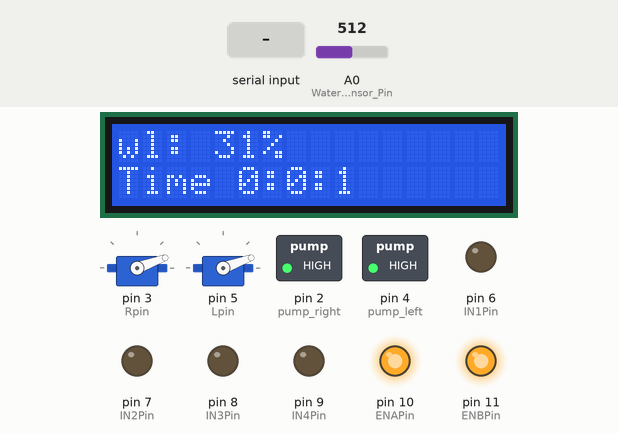
The sketch below on a simulated Arduino Uno, built with avr-gcc and run on an emulated ATmega328P. Parts: 16×2 character LCD, 2 × servo, switched loads named in the sketch (green lamp = pin HIGH), output pins drawn as LEDs (lit = HIGH). The inputs (shaded band) are chosen by the test bench; at power-on: A0 (Water_level_Sensor_Pin) = 512. What the sketch prints to the serial monitor is not drawn.

Above: at 1.3 s.
1.4 s: "1" received over Serial
5.5 s: "s" received over Serial
At 7.3 s:
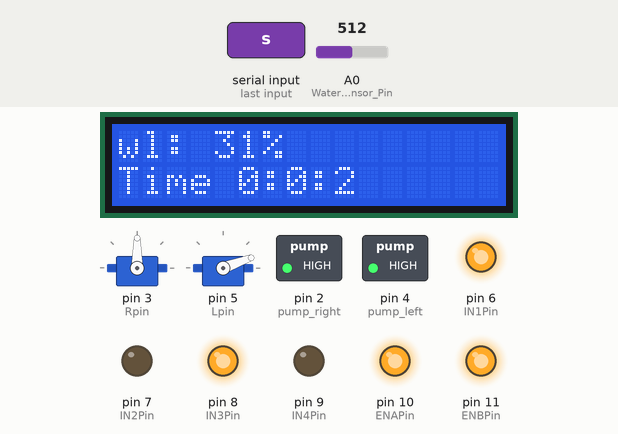
7.7 s: "w" received over Serial
At 9.5 s:
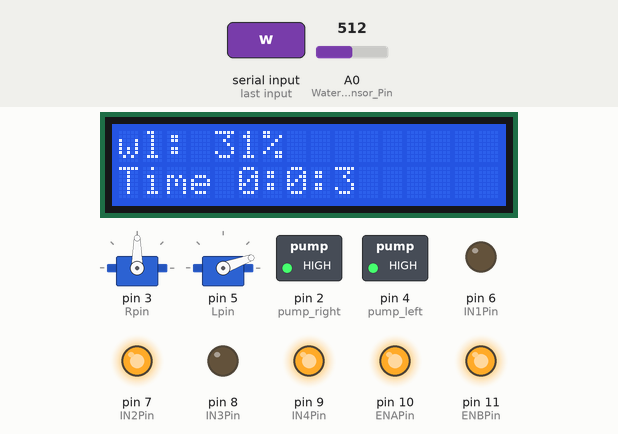
11.8 s: "d" received over Serial
At 13.5 s:
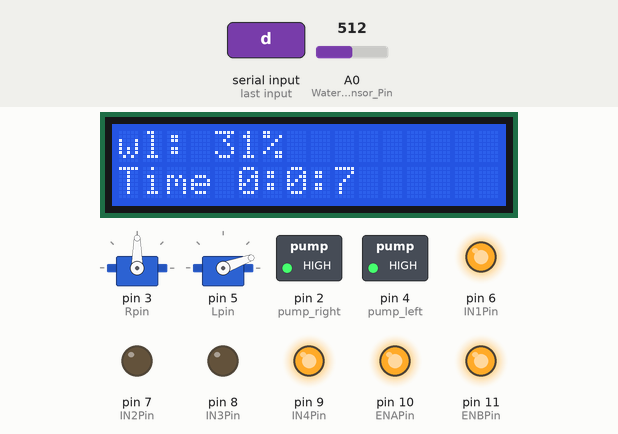
15.9 s: "a" received over Serial
At 17.3 s:
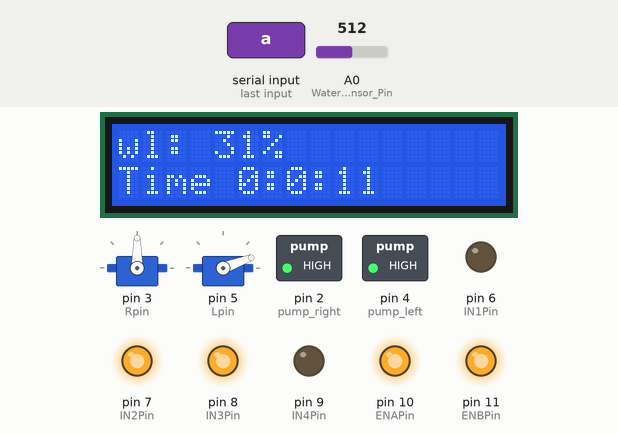
20.0 s: "x" received over Serial
At 21.3 s:
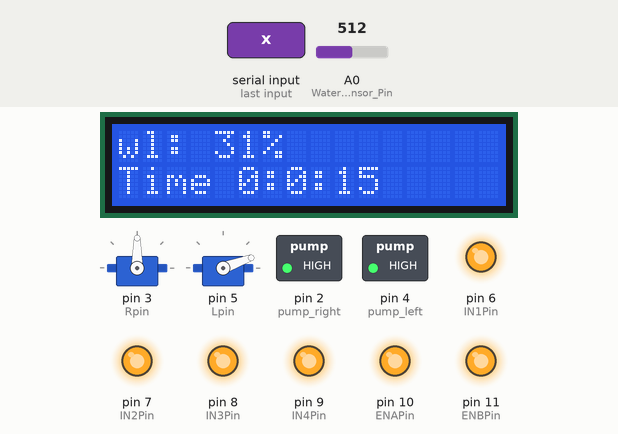
Timing chart, 0 to 23.0 s (numbered marks = the images above; inputs shaded):
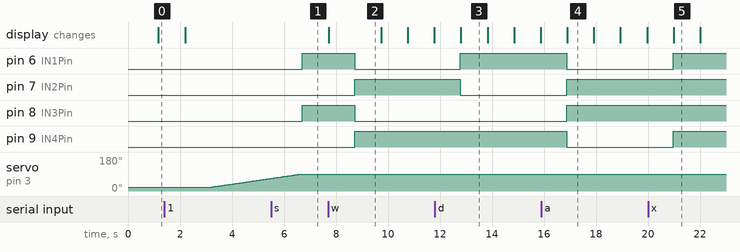

The sketch:

apply.ino
```cpp
#include <Wire.h>
#include <LiquidCrystal_I2C.h>
LiquidCrystal_I2C lcd(0x27, 16, 2);
#define Water_level_Sensor_Pin A0

int Water_level_Value = 0;
int hour = 0, minute = 0, second = 0;
char ch = ':';

#include <Servo.h>
Servo RS;
Servo LS;
int Rpin = 3;
int Lpin = 5;
int ang1 = 20;
int ang2 = 20;
char inputkey;
int pump_left = 4;
int pump_right = 2;


int IN1Pin = 6;
int IN2Pin = 7;
int IN3Pin = 8;
int IN4Pin = 9;
int ENAPin = 10;
int ENBPin = 11;

void setup() {
  // lcd
  lcd.init();
  lcd.init();
  lcd.backlight();
  pinMode(Water_level_Sensor_Pin, INPUT);


  // 서보모터 (팔)
  Serial.begin(9600);
  RS.attach(Rpin);
  LS.attach(Lpin);
  RS.write(ang1);
  LS.write(ang2);


  // DC모터 (워터펌프)
  pinMode(pump_right, OUTPUT);
  pinMode(pump_left, OUTPUT);
  digitalWrite(pump_right, HIGH);
  digitalWrite(pump_left, HIGH);


  // DC모터 (바퀴)
  pinMode(IN1Pin, OUTPUT);
  pinMode(IN2Pin, OUTPUT);
  pinMode(IN3Pin, OUTPUT);
  pinMode(IN4Pin, OUTPUT);
  analogWrite(ENAPin, 255);
  analogWrite(ENBPin, 255);

}


void loop() {
  char in_data;
  in_data = Serial.read();
  Water_level_Value = analogRead(Water_level_Sensor_Pin);
  Serial.println(in_data);


  // 조향 코드  (+속도제어)
  if (in_data == '+')
  {
    analogWrite(ENAPin, 255);
    analogWrite(ENBPin, 255);
  }
  if (in_data == '.')
  {
    analogWrite(ENAPin, 150);
    analogWrite(ENBPin, 150);
  }
  if (in_data == '-')
  {
    analogWrite(ENAPin, 80);
    analogWrite(ENBPin, 80);
  }


  if (in_data == 's')
  {
    digitalWrite(IN1Pin, HIGH);
    digitalWrite(IN2Pin, LOW);
    digitalWrite(IN3Pin, HIGH);
    digitalWrite(IN4Pin, LOW);
    delay(1000);
  }
  else if (in_data == 'w')//맞음
  {
    digitalWrite(IN1Pin, LOW);
    digitalWrite(IN2Pin, HIGH);
    digitalWrite(IN3Pin, LOW);
    digitalWrite(IN4Pin, HIGH);
    delay(1000);
  }
  else if (in_data == 'd')
  {
    digitalWrite(IN1Pin, HIGH);
    digitalWrite(IN2Pin, LOW);
    digitalWrite(IN3Pin, LOW);
    digitalWrite(IN4Pin, HIGH);
  }
  else if (in_data == 'a') //a
  {
    digitalWrite(IN1Pin, LOW);
    digitalWrite(IN2Pin, HIGH);
    digitalWrite(IN3Pin, HIGH);
    digitalWrite(IN4Pin, LOW);
  }
  else if (in_data == 'x')
  {
    digitalWrite(IN1Pin, HIGH);
    digitalWrite(IN2Pin, HIGH);
    digitalWrite(IN3Pin, HIGH);
    digitalWrite(IN4Pin, HIGH);
  }


  // lcd 수위랑 타이머(다른 기능이 작동할 때에는 초단위 정상작동 x) 코드


  lcd.clear();
  lcd.setCursor(0, 0);
  lcd.print("wl:");

  if (Water_level_Value >= 650)
  {
    lcd.setCursor(3, 0);
    lcd.print("100");
  }
  else if ((Water_level_Value < 650) && (Water_level_Value >= 500))
  {
    lcd.setCursor(4, 0);
    int wl = (Water_level_Value - 450) * 0.5;
    lcd.print(wl);
  }
  else
  {
    lcd.setCursor(4, 0);
    int wl = Water_level_Value * 0.05;
    lcd.print(wl);
  }

  lcd.setCursor(6, 0);
  lcd.print("%");


  lcd.setCursor(0, 1);
  lcd.print("Time ");
  lcd.print(hour);
  lcd.print(ch);
  lcd.print(minute);
  lcd.print(ch);
  lcd.print(second);
  second++;
  delay(1000);

  if (second == 60)
  {
    second = 0;
    minute = minute + 1;
    lcd.clear();
  }
  if (minute == 60)
  {
    minute = 0;
    hour = hour + 1;
    lcd.clear();
  }


  // 서보모터 제어 코드

  if (Serial.available()) {
    if ( in_data == '0')
    {
      for (int i = 0; i < 71; i++)
      {
        if (ang1 > 20)
        {
          ang1 -= 1;
          RS.write(ang1);
        }
        if (ang2 < 90)
        {
          ang2 += 1;
          LS.write(ang2);

        }
        delay(50);
      }
    }
  }

  else if (in_data == '1') {
    for (int i = 0; i < 71; i++) {
      if (ang1 < 90)
      {
        ang1 += 1;
        RS.write(ang1);
        delay(50);
      }
    }
  }

  else if (in_data == '2') {
    for (int i = 0; i < 71; i++) {
      if (ang2 > 20)
      {
        ang2 -= 1;
        LS.write(ang2);
      }
      delay(50);
    }

    if ( in_data == '3')
    {
      for (int i = 0; i < 71; i++)
      {
        if (ang1 < 90)
        {
          ang1 += 1;
          RS.write(ang1);
        }
        if (ang2 > 20)
        {
          ang2 -= 1;
          LS.write(ang2);
        }
        delay(50);
      }
    }


    // 워터펌프 티쳐블머신 연동 제어 코드

    else if (in_data == 'k') {
      digitalWrite(pump_right, LOW);
      delay(2000);
      digitalWrite(pump_right, HIGH);
    }
    else if (in_data == 'j') {
      digitalWrite(pump_left, LOW);
      delay(2000);
      digitalWrite(pump_left, HIGH);
    }
  }
}
```

Measured:
- after the input at 1.4 s, servo on pin 3 (Rpin): moves from 20° to 67° over 2.3 s, starting after 1.8 s
- after the input at 5.5 s, pin 6 (IN1Pin), pin 8 (IN3Pin): LOW → HIGH after 1.2 s
- after the input at 7.7 s, pin 6 (IN1Pin), pin 8 (IN3Pin): HIGH → LOW after 1.0 s; pin 7 (IN2Pin), pin 9 (IN4Pin): LOW → HIGH after 1.0 s
- after the input at 11.8 s, pin 6 (IN1Pin): LOW → HIGH after 0.98 s; pin 7 (IN2Pin): HIGH → LOW after 0.98 s
- after the input at 15.9 s, pin 6 (IN1Pin), pin 9 (IN4Pin): HIGH → LOW after 0.97 s; pin 7 (IN2Pin), pin 8 (IN3Pin): LOW → HIGH after 0.97 s
- after the input at 20.0 s, pin 6 (IN1Pin), pin 9 (IN4Pin): LOW → HIGH after 0.96 s
- what the display in image 2 shows lasts 2.0 s, from 7.7 s to 9.7 s
